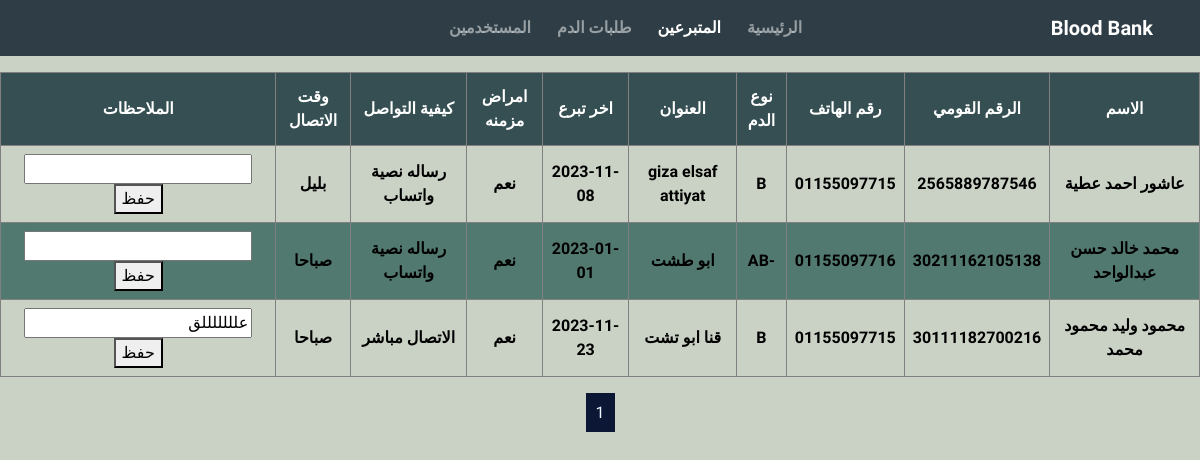
Page /admin/search_donor.php?filter=B (signed in) on the committed database.
### tables this page shows
CREATE TABLE `poll` (
  `id` int(11) NOT NULL,
  `name` text NOT NULL,
  `national_id` text NOT NULL,
  `phone` text NOT NULL,
  `t_blood` text NOT NULL,
  `address` text NOT NULL,
  `is_sick` varchar(50) NOT NULL,
  `date` date NOT NULL,
  `call_time` text NOT NULL,
  `t_cuminication` text NOT NULL,
  `feedback` text NOT NULL,
  `order_date` date DEFAULT NULL
);

### admin/search_donor.php (the view, shortened to what this page needs)
<?php
require('config.php');
if (isset($_SESSION['login_user'])) {
?>
<!DOCTYPE html>
<html lang="en">
<head>
    <link rel="stylesheet" href="../assets/css/bootstrap.min.css">
    <link rel="stylesheet" href="https://cdnjs.cloudflare.com/ajax/libs/normalize/5.0.0/normalize.min.css">
</head>
<body style="background-color: #cad2c5;font-family:Poppins,Changa,sans-serif!important;">
<nav class="navbar navbar-expand-lg navbar-dark   fixed-top " dir="rtl">
    <div class="container-fluid">
        <a class="navbar-brand" href="#"> Blood Bank</a>
            <ul class="navbar-nav me-auto my-2 my-lg-0" style="--bs-scroll-height: 100px;margin-left: 400px;">
                <li class="nav-item ">
                <?php
                    if($_SESSION['user_id'] == 1){
                        $path = "supervisor2.php";
                    }
                    else{
                        $path = "admin_home.php";
                    }
                    ?>
                    <a class="nav-link" aria-current="page" dir="rtl" href=<?php echo $path;?>>الرئيسية</a>
                </li>
                <li class="nav-item">
                    <a class="nav-link active" aria-current="page" dir="rtl" href="mainpage.php">المتبرعين</a>
                </li>
                <li class="nav-item">
                    <a class="nav-link" href="mainpage_bank.php" dir="rtl">طلبات الدم</a>
                </li>
                <?php if($_SESSION['user_id'] == 1){?>
                <li class="nav-item">
                    <a class="nav-link" href="users_info.php" dir="rtl">المستخدمين</a>
                </li>
                <?php
                }
                 ?>
            </ul>
    </div>
</nav>
<br><br><br>
<table border='1' id='table' dir="rtl">
            <tr>
                <th>الاسم</th>
                <th>الرقم القومي</th>
                <th>رقم الهاتف</th>
                <th>نوع الدم</th>
                <th>العنوان</th>
                <th>اخر تبرع</th>
                <th>امراض مزمنه</th>
                <th>كيفية التواصل</th>
                <th>وقت الاتصال</th>
                <th> الملاحظات</th>
            </tr>
            <?php
                            if(isset($_GET['page'])){
                                $page = $_GET['page'];
                                if($page =="" || $page =="1"){
                                    $page1 = 0;
                                }
                                else{
                                    $page1 = ($page*10)-10;
                                }
                            }
                            else{
                                $page1 = 0;
                            }
            if(isset($_POST['submit'])){
                $filter = $_POST['search'];
                $num= "SELECT * FROM poll WHERE t_blood LIKE '%$filter%' or name LIKE '%$filter%' ";
                $num_rows = mysqli_query($con,$num );
            $search = "SELECT * FROM poll WHERE t_blood LIKE '%$filter%' or name LIKE '%$filter%'  limit $page1,10";
            $result = mysqli_query($con,$search );
            while ($row = mysqli_fetch_array($result)) {
                echo "<tr>";
                echo "<td>" . $row['name'] . "</td>";
                echo "<td>" . $row['national_id'] . "</td>";
                echo "<td>" . $row['phone'] . "</td>";
                echo "<td>" . $row['t_blood'] . "</td>";
                echo "<td>" . $row['address'] . "</td>";
                echo "<td>" . $row['date'] . "</td>";
                echo "<td>" . $row['is_sick'] . "</td>";
                echo "<td>" . $row['t_cuminication'] . "</td>";
                echo "<td>" . $row['call_time'] . "</td>";
                echo "<form method='post'>";
                echo "<td><input type = 'text' name = 'feedback' value = '". $row['feedback'] ."'><input type = 'hidden' name = 'id' value = '". $row['id'] ."'><button type = 'submit' name = 'submit5'>حفظ</button></td>";
                echo "</form>";
                echo "</tr>";
            }
     ?>
        </table>
        <br>
        <?php
        $count = mysqli_num_rows($num_rows);
        $num_page = $count/10;
        $num_page = ceil($num_page);
        for($i = 1;$i<= $num_page;$i++){
         ?><a href = "search_donor.php?page=<?php echo $i;?>&filter=<?php echo $filter;?>" style = "text-decoration:none;border-raduis:10%;padding:10px;background-color:#0c1736;color:aliceblue;"><?php echo $i." "; ?></a><?php
        }
    }
        } else {
            header("location:logout.php");
        }
        ?>
</body>
</html>
</body>
</html>

### admin/search_donor.php (style rules this page uses)
body { text-align: center; font-family: Poppins,Changa,sans-serif!important; }
.navbar { position: fixed; width: 100%; }
.navbar-nav { flex-direction: row; }
.navbar { background-color: #2f3e46; color: whitesmoke; font-weight: bold; }
.navbar-nav .nav-link { padding-right: 10px; margin-left:10px ; }
#table { border-collapse: collapse; width: 100%; }
#table td, #customers th { padding: 8px; color: black; font-weight: bold; }
#table tr:nth-child(odd) { background-color: #52796f; }
#table th { padding-top: 12px; padding-bottom: 12px; text-align: center; background-color: #354f52; color: white; align-items: center; }
#table td { text-align: center; }

### rows in the picture
poll: name "عاشور احمد عطية", national "2565889787546", phone "01155097715", t_blood "B", address "giza elsaf attiyat", date "2023-11-08", is_sick "نعم", t_cuminication "رساله نصية واتساب", call_time "بليل"
poll: name "محمد خالد حسن عبدالواحد", national "30211162105138", phone "01155097716", t_blood "-AB", address "ابو طشت", date "2023-01-01", is_sick "نعم", t_cuminication "رساله نصية واتساب", call_time "صباحا"
poll: name "محمود وليد محمود محمد", national "30111182700216", phone "01155097715", t_blood "B", address "قنا ابو تشت", date "2023-11-23", is_sick "نعم", t_cuminication "الاتصال مباشر", call_time "صباحا", feedback "علللللللق"
